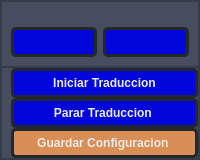
        <widget class="QFrame" name="column_1">
         <property name="maximumSize">
          <size>
           <width>250</width>
           <height>16777215</height>
          </size>
         </property>
         <property name="styleSheet">
          <string notr="true">QFrame{
	background-color: rgb(70, 77, 95);
}

QPushButton{
	font:87 12pt &quot;Sans Serif&quot;;
	font-weight: bold;
	background-color: #0107DB;
	color: #EAEAEA;
	border-radius:5px;
	border:3px solid #24272a;
	padding:5px;
}

QPushButton:hover{
	background-color: rgb(1, 5, 136);
	border-radius:5px;
	border:3px solid 6C757D;

}


</string>
         </property>
         <property name="frameShape">
          <enum>QFrame::StyledPanel</enum>
         </property>
         <property name="frameShadow">
          <enum>QFrame::Raised</enum>
         </property>
         <layout class="QVBoxLayout" name="verticalLayout_3" stretch="1,8">
          <property name="spacing">
           <number>0</number>
          </property>
          <property name="leftMargin">
           <number>0</number>
          </property>
          <property name="topMargin">
           <number>0</number>
          </property>
          <property name="rightMargin">
           <number>0</number>
          </property>
          <property name="bottomMargin">
           <number>0</number>
          </property>
          <item>
           <widget class="QFrame" name="arrow_frame">
            <property name="frameShape">
             <enum>QFrame::StyledPanel</enum>
            </property>
            <property name="frameShadow">
             <enum>QFrame::Raised</enum>
            </property>
            <layout class="QHBoxLayout" name="horizontalLayout_2">
             <property name="topMargin">
              <number>25</number>
             </property>
             <item>
              <widget class="QPushButton" name="Larrow">
               <property name="text">
                <string/>
               </property>
               <property name="icon">
                <iconset>
                 <normaloff>imgs/left_arrow_white.svg</normaloff>imgs/left_arrow_white.svg</iconset>
               </property>
              </widget>
             </item>
             <item>
              <widget class="QPushButton" name="Rarrow">
               <property name="text">
                <string/>
               </property>
               <property name="icon">
                <iconset>
                 <normaloff>imgs/rigt_arrow_white.svg</normaloff>imgs/rigt_arrow_white.svg</iconset>
               </property>
              </widget>
             </item>
            </layout>
           </widget>
          </item>
          <item>
           <widget class="QFrame" name="frame_26">
            <property name="frameShape">
             <enum>QFrame::StyledPanel</enum>
            </property>
            <property name="frameShadow">
             <enum>QFrame::Raised</enum>
            </property>
            <layout class="QVBoxLayout" name="verticalLayout_13">
             <property name="spacing">
              <number>0</number>
             </property>
             <property name="leftMargin">
              <number>9</number>
             </property>
             <property name="topMargin">
              <number>0</number>
             </property>
             <property name="rightMargin">
              <number>0</number>
             </property>
             <property name="bottomMargin">
              <number>0</number>
             </property>
             <item>
              <widget class="QPushButton" name="play">
               <property name="layoutDirection">
                <enum>Qt::RightToLeft</enum>
               </property>
               <property name="text">
                <string>Iniciar Traduccion</string>
               </property>
               <property name="icon">
                <iconset>
                 <normaloff>../../../../../../../.designer/backup/imgs/play.svg</normaloff>../../../../../../../.designer/backup/imgs/play.svg</iconset>
               </property>
               <property name="iconSize">
                <size>
                 <width>28</width>
                 <height>28</height>
                </size>
               </property>
              </widget>
             </item>
             <item>
              <widget class="QPushButton" name="pause">
               <property name="layoutDirection">
                <enum>Qt::RightToLeft</enum>
               </property>
               <property name="text">
                <string>Parar Traduccion </string>
               </property>
               <property name="icon">
                <iconset>
                 <normaloff>../../../../../../../.designer/backup/imgs/stop.svg</normaloff>../../../../../../../.designer/backup/imgs/stop.svg</iconset>
               </property>
               <property name="iconSize">
                <size>
                 <width>28</width>
                 <height>28</height>
                </size>
               </property>
              </widget>
             </item>
             <item>
              <widget class="QPushButton" name="config">
               <property name="layoutDirection">
                <enum>Qt::RightToLeft</enum>
               </property>
               <property name="styleSheet">
                <string notr="true">QPushButton{
	background-color: rgb(217, 142, 86);
	color: #EAEAEA;

}

QPushButton:hover{
	background-color: rgb(134, 87, 53);
	color: #EAEAEA;
}</string>
               </property>
               <property name="text">
                <string>Guardar Configuracion </string>
               </property>
               <property name="icon">
                <iconset>
                 <normaloff>../../../../../../../.designer/backup/imgs/config.svg</normaloff>../../../../../../../.designer/backup/imgs/config.svg</iconset>
               </property>
               <property name="iconSize">
                <size>
                 <width>28</width>
                 <height>28</height>
                </size>
               </property>
              </widget>
             </item>
            </layout>
           </widget>
          </item>
         </layout>
        </widget>
